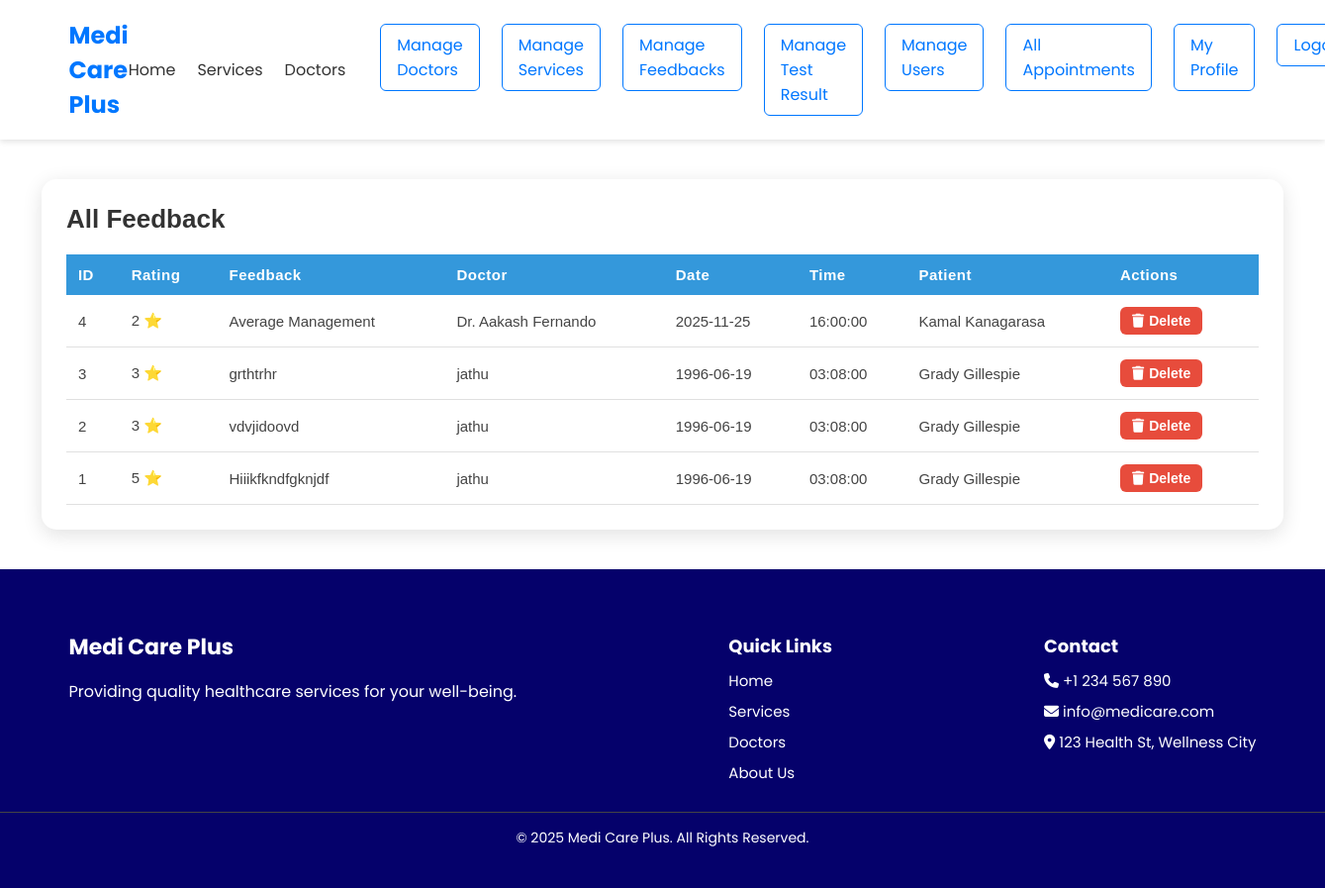
The page /Code/admin/feedback_index.php (signed in) on the database its author committed.
### tables this page shows
CREATE TABLE `feedbacks` (
  `feedback_id` int(11) NOT NULL,
  `content` text DEFAULT NULL,
  `rating` int(11) DEFAULT NULL,
  `patient_id` int(11) DEFAULT NULL,
  `appointment_id` int(11) DEFAULT NULL
);

CREATE TABLE `doctors` (
  `doctor_id` int(11) NOT NULL,
  `doctor_name` varchar(150) NOT NULL,
  `user_id` int(11) NOT NULL,
  `specialization` varchar(100) NOT NULL,
  `experience` int(11) NOT NULL,
  `availability_start` time NOT NULL,
  `availability_end` time NOT NULL,
  `consultation_charges` decimal(10,2) NOT NULL,
  `location` varchar(255) NOT NULL,
  `qualifications` text NOT NULL,
  `service_id` int(10) UNSIGNED DEFAULT NULL,
  `profile_photo` varchar(255) NOT NULL
);

CREATE TABLE `appointments` (
  `appointment_id` int(11) NOT NULL,
  `appointment_date` date DEFAULT NULL,
  `appointment_time` time DEFAULT NULL,
  `patient_id` int(11) DEFAULT NULL,
  `doctor_id` int(11) DEFAULT NULL
);

CREATE TABLE `patients` (
  `patient_id` int(11) NOT NULL,
  `user_id` int(11) NOT NULL,
  `name` varchar(150) DEFAULT NULL,
  `date_of_birth` date DEFAULT NULL,
  `gender` enum('male','female','other') DEFAULT NULL,
  `nic` varchar(20) DEFAULT NULL,
  `blood_group` varchar(5) DEFAULT NULL,
  `address` varchar(255) DEFAULT NULL,
  `mobile` varchar(20) DEFAULT NULL,
  `profile_photo` varchar(255) DEFAULT NULL
);

### Code/admin/feedback_index.php (the view, shortened to what this page needs)
<?php
include('../inc/header.php');
include('../inc/connection.php');
$user_role = $_SESSION['user_role'];
$sql = "SELECT
            f.feedback_id,
            f.content,
            f.rating,
            f.appointment_id,
            a.appointment_date,
            a.appointment_time,
            d.doctor_name,
            p.name AS patient_name
        FROM feedbacks f
        JOIN appointments a ON f.appointment_id = a.appointment_id
        JOIN doctors d ON a.doctor_id = d.doctor_id
        JOIN patients p ON a.patient_id = p.patient_id";
$sql .= " ORDER BY f.feedback_id DESC";
$result = mysqli_query($conn, $sql);
?>
<div class="table-container">
    <div class="header-row">
        <h2>
            <?php
            if ($user_role == 'admin')
                echo "All Feedback";
            else
                echo "My Feedback";
            ?>
        </h2>
    </div>
    <table class="custom-table">
        <tr>
            <th>ID</th>
            <th>Rating</th>
            <th>Feedback</th>
            <th>Doctor</th>
            <th>Date</th>
            <th>Time</th>
            <?php if ($user_role == 'admin') { ?>
                <th>Patient</th>
            <?php } ?>
            <th>Actions</th>
        </tr>
        <?php
        if (mysqli_num_rows($result) > 0) {
            while ($row = mysqli_fetch_assoc($result)) {
                ?>
                <tr>
                    <td><?= $row['feedback_id']; ?></td>
                    <td><?= $row['rating']; ?> ⭐</td>
                    <td><?= $row['content']; ?></td>
                    <td><?= $row['doctor_name']; ?></td>
                    <td><?= $row['appointment_date']; ?></td>
                    <td><?= $row['appointment_time']; ?></td>
                    <?php if ($user_role == 'admin') { ?>
                        <td><?= $row['patient_name']; ?></td>
                    <?php } ?>
                    <td>
                        <?php if ($user_role == 'admin') { ?>
                            <a class="action-btn delete-btn" href="feedback_index.php?delete=<?= $row['feedback_id']; ?>"
                                onclick="return confirm('Are you sure you want to delete this feedback?');">
                                <i class="fa fa-trash"></i> Delete
                            </a>
                        <?php } else { ?>
                            —
                        <?php } ?>
                    </td>
                </tr>
                <?php
            }
        } else {
            ?>
            <tr>
                <td colspan="10" style="text-align:center;">No feedback found</td>
            </tr>
        <?php } ?>
    </table>
</div>
<?php include('../inc/footer.php'); ?>

### Code/css/style.css (style rules this page uses)
body { margin: 0; font-family: 'Poppins', sans-serif; background: #ffffff; width: auto; }
.table-container { width: 90%; max-width: 1100px auto; margin: 40px auto; background: #ffffff; padding: 25px; border-radius: 15px; box-shadow: 0 5px 20px rgba(0, 0, 0, 0.12); font-family: Arial, sans-serif; }
.header-row { display: flex; justify-content: space-between; align-items: center; margin-bottom: 20px; }
.table-container h2 { margin: 0; font-size: 26px; color: #333; font-weight: 600; }
.custom-table { width: 100%; border-collapse: collapse; font-size: 15px; }
.custom-table th { background: #3498db; color: #fff; padding: 12px; text-align: left; font-weight: bold; letter-spacing: 0.5px; }
.custom-table td { padding: 12px; border-bottom: 1px solid #e0e0e0; color: #444; }
.action-btn { padding: 6px 12px; text-decoration: none; border-radius: 6px; margin-right: 6px; font-size: 14px; font-weight: bold; display: inline-flex; align-items: center; gap: 5px; transition: background 0.2s ease; }
.action-btn i { font-size: 14px; }
.delete-btn { background: #e74c3c; color: #fff; }

### rows shown on the page
feedbacks: feedback_id "4", rating "2", content "Average Management", doctors.doctor_name "Dr. Aakash Fernando", appointment.appointment_date "2025-11-25", appointment.appointment_time "16:00:00", patient.name "Kamal Kanagarasa"
feedbacks: feedback_id "3", rating "3", content "grthtrhr", doctors.doctor_name "jathu", appointment.appointment_date "1996-06-19", appointment.appointment_time "03:08:00", patient.name "Grady Gillespie"
feedbacks: feedback_id "2", rating "3", content "vdvjidoovd", doctors.doctor_name "jathu", appointment.appointment_date "1996-06-19", appointment.appointment_time "03:08:00", patient.name "Grady Gillespie"
feedbacks: feedback_id "1", rating "5", content "Hiiikfkndfgknjdf", doctors.doctor_name "jathu", appointment.appointment_date "1996-06-19", appointment.appointment_time "03:08:00", patient.name "Grady Gillespie"
